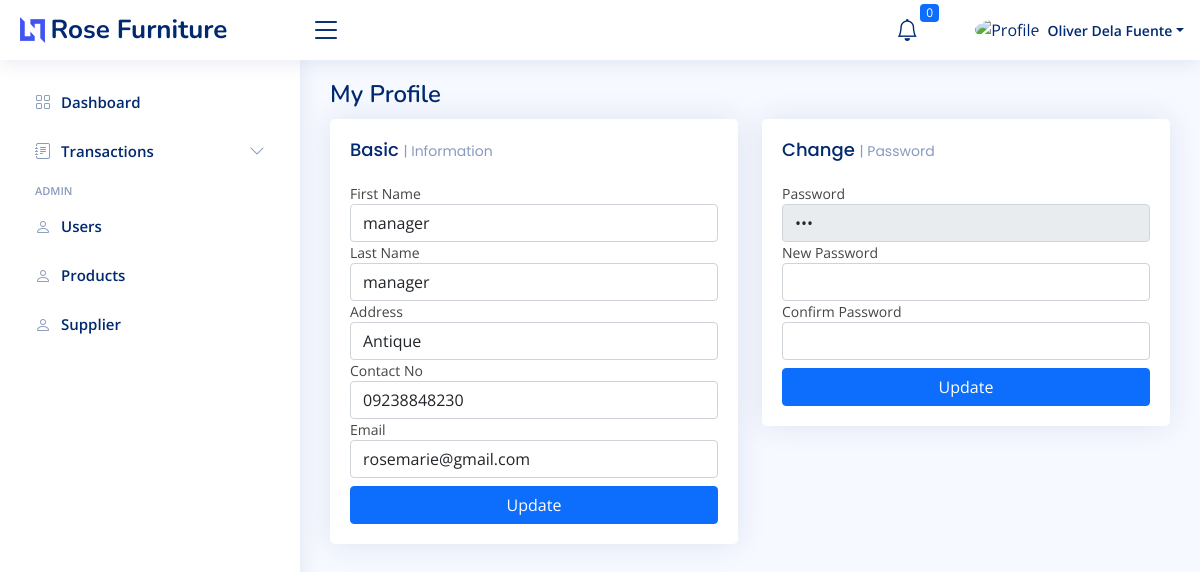
/ecommerce/profile.php?user_id=2 (signed in), run on the app's committed database.
### tables this page shows
CREATE TABLE `tbl_users` (
  `user_id` int(11) NOT NULL,
  `first_name` varchar(100) DEFAULT NULL,
  `last_name` varchar(100) DEFAULT NULL,
  `address` varchar(250) DEFAULT NULL,
  `contact_no` varchar(50) DEFAULT NULL,
  `username` varchar(100) DEFAULT NULL,
  `password` varchar(100) DEFAULT NULL,
  `email` varchar(100) DEFAULT NULL,
  `group_code` int(11) DEFAULT NULL,
  `logistic_id` int(11) DEFAULT 0,
  `status` int(11) DEFAULT 1
);

### ecommerce/profile.php (the view, shortened to what this page needs)
<?php include '../includes/header_ecommerce.php'; ?>
<?php
global $conn;
$user_id = $_GET["user_id"];
$sql = mysqli_query($conn, "SELECT * FROM tbl_users WHERE user_id = '$user_id' ");
$row = mysqli_fetch_assoc($sql);
?>
    <div class="pagetitle">
      <h1>My Profile</h1>
    </div>
    <section class="section dashboard">
      <div class="row">
        <div class="col-lg-6">
          <div class="row">
            <div class="col-12">
              <div class="card recent-sales overflow-auto">
                <div class="card-body">
                  <h5 class="card-title">Basic <span>| Information</span></h5>
                  <div>
                    <label for="">First Name</label>
                    <input type="text" class="form-control" id="first_name" value="<?= $row['first_name'] ?>">
                  </div>
                  <div>
                    <label for="">Last Name</label>
                    <input type="text" class="form-control" id="last_name" value="<?= $row['last_name'] ?>">
                  </div>
                  <div>
                    <label for="">Address</label>
                    <input type="text" class="form-control" id="address" value="<?= $row['address'] ?>">
                  </div>
                  <div>
                    <label for="">Contact No</label>
                    <input type="text" class="form-control" id="contact_no" value="<?= $row['contact_no'] ?>">
                  </div>
                  <div class="mb-2">
                    <label for="">Email</label>
                    <input type="text" class="form-control" id="email" value="<?= $row['email'] ?>">
                  </div>
                  <div>
                    <button type="button" class="btn btn-primary w-100 updateInfo">Update</button>
                  </div>
                </div>
              </div>
            </div>
          </div>
        </div>
        <div class="col-lg-6">
          <div class="card">
            <div class="card-body">
              <h5 class="card-title">Change <span>| Password</span></h5>
              <div class="activity">
              <div>
                    <label for="">Password</label>
                    <input type="password" disabled class="form-control" value="<?= $row['password'] ?>">
                  </div>
                  <div>
                    <label for="">New Password</label>
                    <input type="password" class="form-control" value="" id="new_password">
                  </div>
                  <div class="mb-2">
                    <label for="">Confirm Password</label>
                    <input type="password" class="form-control" value=""  id="confirm_password">
                  </div>
                  <div>
                    <button type="button" class="btn btn-primary w-100 updatePassword">Update</button>
                  </div>
              </div>
            </div>
          </div>
        </div>
      </div>
    </section>
  <?php include '../includes/footer_ecommerce.php'; ?>

### includes/header_ecommerce.php (shortened to what this page needs)
<?php
@require_once '../database/connection.php';
$curPageName = substr($_SERVER["SCRIPT_NAME"], strrpos($_SERVER["SCRIPT_NAME"], "/") + 1);
$getID     = $_SESSION['user_id'];
$queryUser = $conn->query("SELECT * FROM `tbl_users` WHERE `user_id` = '" . $getID . "' ");
$user      = $queryUser->fetch_assoc();
@$date = new DateTime('now', new DateTimeZone('Asia/Manila'));
@$new_date = @$date->format('Y-m-d H:i:s');
@$sqlDate = mysqli_query($conn, "SELECT date_completed FROM tbl_order_detail_items WHERE refund_status = 1 ");
@$fetchDate = mysqli_fetch_assoc($sqlDate);
if(@$new_date > @$fetchDate['date_completed']){
  @$updateRefund = "UPDATE tbl_order_detail_items SET refund_status = 0 WHERE refund_status = 1 ";
  mysqli_query($conn, $updateRefund);
}
?>
<!DOCTYPE html>
<html lang="en">
<head>
  <link href="https://cdn.jsdelivr.net/npm/select2@4.1.0-rc.0/dist/css/select2.min.css" rel="stylesheet" />
  <link rel="stylesheet" href="https://cdnjs.cloudflare.com/ajax/libs/font-awesome/6.4.2/css/all.min.css" />
  <link href="assets/vendor/bootstrap-icons/bootstrap-icons.css" rel="stylesheet">
  <link href="assets/vendor/boxicons/css/boxicons.min.css" rel="stylesheet">
  <link href="assets/vendor/quill/quill.snow.css" rel="stylesheet">
  <link href="assets/vendor/quill/quill.bubble.css" rel="stylesheet">
  <link href="assets/vendor/remixicon/remixicon.css" rel="stylesheet">
  <link href="assets/css/bootstrap.min.css" rel="stylesheet">
  <link rel="stylesheet" href="assets/css/bsDatatable.css">
  <link href="https://cdn.jsdelivr.net/npm/sweetalert2@11.7.32/dist/sweetalert2.min.css" rel="stylesheet">
  <link href="assets/css/style.css" rel="stylesheet">
</head>
<body>
  <header id="header" class="header fixed-top d-flex align-items-center">
    <div class="d-flex align-items-center justify-content-between">
      <a href="home" class="logo d-flex align-items-center">
        <img src="assets/img/logo.png" alt="">
        <span class="d-none d-lg-block">Rose Furniture</span>
      </a>
      <i class="bi bi-list toggle-sidebar-btn"></i>
    </div>
    <nav class="header-nav ms-auto">
      <ul class="d-flex align-items-center">
        <li class="nav-item dropdown">
          <a class="nav-link nav-icon" href="#" data-bs-toggle="dropdown">
            <i class="bi bi-bell"></i>
            <span class="badge bg-primary badge-number">
              <?php
              $sqlCountAdmin = mysqli_query($conn, "SELECT COUNT(notification_id) as 'id' FROM tbl_notifications WHERE receiver_id = '" . $_SESSION['user_id'] . "' AND status = 1 ");
              $rowCoundAdmin = mysqli_fetch_assoc($sqlCountAdmin);
              echo $rowCoundAdmin['id'];
              ?>
            </span>
          </a>
        </li>
        <li class="nav-item dropdown pe-3">
          <a class="nav-link nav-profile d-flex align-items-center pe-0" href="#" data-bs-toggle="dropdown">
            <img src="https://th.bing.com/th/id/OIP.LG6UqvINZmEBMrUzrhADJAHaHa?pid=ImgDet&rs=1" alt="Profile" class="rounded-circle">
            <span class="d-none d-md-block dropdown-toggle ps-2"><?php echo $user['first_name'] ?> <?php echo $user['last_name'] ?></span>
          </a>
        </li>
      </ul>
    </nav>
  </header>
  <aside id="sidebar" class="sidebar">
    <ul class="sidebar-nav" id="sidebar-nav">
      <?php
      if ($_SESSION['group_code'] == 1 || $_SESSION['group_code'] == 5  || $_SESSION['group_code'] == 4) {
      ?>
        <li class="nav-item">
          <a class="nav-link <?php if ($curPageName != "dashboard.php") {
                                echo 'collapsed';
                              } ?>" href="dashboard">
            <i class="bi bi-grid"></i>
            <span>Dashboard</span>
          </a>
        </li>
      <?php
      }else if($_SESSION['group_code'] == 3){
      }
      ?>
      <?php
      if ($_SESSION['group_code'] == 2) {
      ?>
        <li class="nav-item">
          <a class="nav-link <?php if ($curPageName != "my_cart.php") {
                                echo 'collapsed';
                              } ?>" href="../ecommerce/my_cart">
            <i class="bx bx-cart-alt"></i><span>My Cart</span>
            <?php
            $cartSelect = $conn->query("SELECT COUNT(cart_id) AS 'count' FROM tbl_cart_items WHERE user_id = '$getID' AND status = 1 ");
            $cartItem = $cartSelect->fetch_assoc();
            ?>
            <div class="text-end" style="margin-left: 5px;">
              <span class="badge bg-success badge-number"><?= $cartItem['count'] ?></span>
            </div>
          </a>
        </li>
        <li class="nav-item">
          <a class="nav-link <?php if ($curPageName != "my_purchase.php") {
                                echo 'collapsed';
                              } ?>" href="../ecommerce/my_purchase?history=to_pay">
            <i class="bi bi-menu-button-wide"></i><span>My Purchase</span>
            <!-- <?php
                  $cartSelect = $conn->query("SELECT COUNT(order_id) AS 'count' FROM tbl_order_detail_items WHERE user_id = '$getID' AND status = 1 ");
                  $cartItem = $cartSelect->fetch_assoc();
                  ?>
             <div class="text-end" style="margin-left: 5px;">
            <span class="badge bg-success badge-number"><?= $cartItem['count'] ?></span>
            </div> -->
          </a>
        </li>
<!--
        <li class="nav-item">
          <a class="nav-link <?php if ($curPageName != "cancelled_transactions.php") {
                                echo 'collapsed';
                              } ?>" href="cancelled_transactions">
            <i class="bi bi-menu-button-wide"></i><span>Completed Transactions</span>
          </a>
        </li>
        <li class="nav-item">
          <a class="nav-link <?php if ($curPageName != "cancelled_transactions.php") {
                                echo 'collapsed';
                              } ?>" href="cancelled_transactions">
            <i class="bi bi-menu-button-wide"></i><span>Cancelled Transactions</span>
          </a>
        </li> -->
      <?php
      } else if ($_SESSION['group_code'] == 1 || $_SESSION['group_code'] == 5) {
      ?>
        <li class="nav-item">
          <a class="nav-link collapsed" data-bs-target="#forms-nav" data-bs-toggle="collapse" href="#">
            <i class="bi bi-journal-text"></i><span>Transactions</span><i class="bi bi-chevron-down ms-auto"></i>
          </a>
        </li>
      <?php
      } else if ($_SESSION['group_code'] == 3) {
      ?>
        <li class="nav-item">
          <a class="nav-link collapsed" data-bs-target="#forms-nav" data-bs-toggle="collapse" href="#">
            <i class="bi bi-journal-text"></i><span>Transactions</span><i class="bi bi-chevron-down ms-auto"></i>
          </a>
          <ul id="forms-nav" class="nav-content collapsed collapse
        <?php
        if ($curPageName == "for_pickup.php" || $curPageName == "receiving.php" || $curPageName == "delivery.php" || $curPageName == "for_refund.php") {
          echo 'show';
        }
        ?>" data-bs-parent="#sidebar-nav">
            <li>
              <a href="receiving">
                <i class="bi bi-circle" style="<?php if ($curPageName == "receiving.php") {
                                                  echo 'background: darkblue;';
                                                } ?>"></i><span>My Receiving</span>
              </a>
            </li>
            <li>
              <a href="delivery">
                <i class="bi bi-circle" style="<?php if ($curPageName == "delivery.php") {
                                                  echo 'background: darkblue;';
                                                } ?>"></i><span>To Deliver</span>
              </a>
            </li>
            <li>
              <a href="for_refund">
                <i class="bi bi-circle" style="<?php if ($curPageName == "for_refund.php") {
                                                  echo 'background: darkblue;';
                                                } ?>"></i><span>For Refund</span>
              </a>
            </li>
            <li>
              <a href="for_pickup">
                <i class="bi bi-circle" style="<?php if ($curPageName == "for_pickup.php") {
                                                  echo 'background: darkblue;';
                                                } ?>"></i><span>For Pick Up of Customer</span>
              </a>
            </li>
          </ul>
        </li>
      <?php
      }
      ?>
      <?php
      if ($_SESSION['group_code'] == 5 || $_SESSION['group_code'] == 1 || $_SESSION['group_code'] == 4) {
      ?>
      <?php
        if($_SESSION['group_code'] == 1){
          ?>
                  <li class="nav-heading">Admin</li>
        <li class="nav-item">
          <a class="nav-link <?php if ($curPageName != "users.php") {
                                echo 'collapsed';
                              } ?>" href="users">
            <i class="bi bi-person"></i>
            <span>Users</span>
          </a>
        </li>
          <?php
        }else if($_SESSION['group_code'] == 2){
          ?>
                  <li class="nav-heading">Manager</li>
          <?php
        }
        else {
          ?>
                  <li class="nav-heading">Inventory</li>
          <?php
        }
      ?>
        <li class="nav-item">
          <a class="nav-link <?php if ($curPageName != "products.php") {
                                echo 'collapsed';
                              } ?>" href="products">
            <i class="bi bi-person"></i>
            <span>Products</span>
          </a>
        </li>
        <li class="nav-item">
          <a class="nav-link <?php if ($curPageName != "supplier.php") {
                                echo 'collapsed';
                              } ?>" href="supplier">
            <i class="bi bi-person"></i>
            <span>Supplier</span>
          </a>
        </li>
      <?php
      }
      ?>
    </ul>
  </aside>
  <main id="main" class="main">

### ecommerce/assets/css/style.css (style rules this page uses)
:root { scroll-behavior: smooth; }
body { font-family: "Open Sans", sans-serif; background: #f6f9ff; color: #444444; }
a { color: #4154f1; text-decoration: none; }
h1, h2, h3, h4, h5, h6 { font-family: "Nunito", sans-serif; }
#main { margin-top: 60px; padding: 20px 30px; transition: all 0.3s; }
.pagetitle { margin-bottom: 10px; }
.pagetitle h1 { font-size: 24px; margin-bottom: 0; font-weight: 600; color: #012970; }
.card { margin-bottom: 30px; border: none; border-radius: 5px; box-shadow: 0px 0 30px rgba(1, 41, 112, 0.1); }
.card-title { padding: 20px 0 15px 0; font-size: 18px; font-weight: 500; color: #012970; font-family: "Poppins", sans-serif; }
.card-title span { color: #899bbd; font-size: 14px; font-weight: 400; }
.card-body { padding: 0 20px 20px 20px; }
.logo { line-height: 1; }
@media (min-width: 1200px) { .logo { width: 280px; } }
.logo img { max-height: 26px; margin-right: 6px; }
.logo span { font-size: 26px; font-weight: 700; color: #012970; font-family: "Nunito", sans-serif; }
.header { transition: all 0.5s; z-index: 997; height: 60px; box-shadow: 0px 2px 20px rgba(1, 41, 112, 0.1); background-color: #fff; padding-left: 20px; }
.header .toggle-sidebar-btn { font-size: 32px; padding-left: 10px; cursor: pointer; color: #012970; }
.header-nav ul { list-style: none; }
.header-nav>ul { margin: 0; padding: 0; }
.header-nav .nav-icon { font-size: 22px; color: #012970; margin-right: 25px; position: relative; }
.header-nav .nav-profile { color: #012970; }
.header-nav .nav-profile img { max-height: 36px; }
.header-nav .nav-profile span { font-size: 14px; font-weight: 600; }
.header-nav .badge-number { position: absolute; inset: -2px -5px auto auto; font-weight: normal; font-size: 12px; padding: 3px 6px; }
.sidebar { position: fixed; top: 60px; left: 0; bottom: 0; width: 300px; z-index: 996; transition: all 0.3s; padding: 20px; overflow-y: auto; scrollbar-width: thin; scrollbar-color: #aab7cf transparent; box-shadow: 0px 0px 20px rgba(1, 41, 112, 0.1); background-color: #fff; }
@media (min-width: 1200px) { #main, #footer { margin-left: 300px; } }
.sidebar-nav { padding: 0; margin: 0; list-style: none; }
.sidebar-nav li { padding: 0; margin: 0; list-style: none; }
.sidebar-nav .nav-item { margin-bottom: 5px; }
.sidebar-nav .nav-heading { font-size: 11px; text-transform: uppercase; color: #899bbd; font-weight: 600; margin: 10px 0 5px 15px; }
.sidebar-nav .nav-link { display: flex; align-items: center; font-size: 15px; font-weight: 600; color: #4154f1; transition: 0.3; background: #f6f9ff; padding: 10px 15px; border-radius: 4px; }
.sidebar-nav .nav-link i { font-size: 16px; margin-right: 10px; color: #4154f1; }
.sidebar-nav .nav-link.collapsed { color: #012970; background: #fff; }
.sidebar-nav .nav-link.collapsed i { color: #899bbd; }
.sidebar-nav .nav-link .bi-chevron-down { margin-right: 0; transition: transform 0.2s ease-in-out; }
.dashboard .activity { font-size: 14px; }
.dashboard .recent-sales { font-size: 14px; }

### data on the page
tbl_users: first_name "Oliver", last_name "Dela Fuente"
tbl_users: first_name "manager", last_name "manager", address "Antique", contact_no "09238848230", email "rosemarie@gmail.com"

### other printed values
$rowCoundAdmin['id'] "0"
